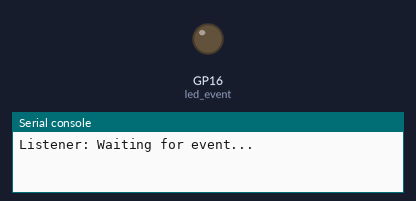
A program run on a simulated Raspberry Pi Pico running MicroPython. On the bench: output pins drawn as LEDs (lit = HIGH), the last lines printed to the serial console.

Above: at 2.5 s.
At 7.5 s:
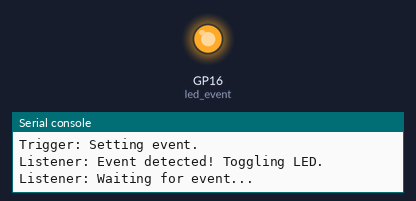
Timing chart, 0 to 13.0 s (numbered marks = the images above):
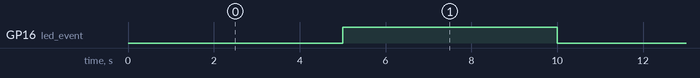

Measured:
- by itself, GP16 (led_event): alternates HIGH for 5.0 s and LOW for 5.0 s

The program:

S36_Event_Semaphones.py
```python
# File: main.py
# Author: Armstrong Subero
# Platform: Raspberry Pi Pico (RP2040) with MicroPython
# Program: S36_Event_Semaphore
# Interpreter: MicroPython (latest version)
# Program Version: 1.0
#
# Program Description: This program allows the Raspberry Pi Pico to
#                      demonstrate use of async and await simulate
#                      semaphore like control for event handling
#                      using eventflags
#
# Hardware Description: LEDs are connected via 1k resistors to GP16 and GP17
#
# Created: August 23rd, 2024, 11:59 AM
# Last Updated: August 23rd, 2024, 11:59 AM

import uasyncio as asyncio
from machine import Pin

# Define GPIO pins for LEDs
LED_EVENT = 16

# Set up the LED as an output pin
led_event = Pin(LED_EVENT, Pin.OUT)

# Create an event object
event = asyncio.Event()

async def event_listener():
    """Task that waits for an event to be triggered."""
    while True:
        print("Listener: Waiting for event...")
        await event.wait()  # Wait for the event to be set
        led_event.toggle()  # Toggle the LED when event is set
        print("Listener: Event detected! Toggling LED.")
        event.clear()  # Reset the event for the next iteration

async def event_trigger():
    """Task that triggers an event after a delay."""
    while True:
        await asyncio.sleep(5)  # Wait 5 seconds before triggering the event
        print("Trigger: Setting event.")
        event.set()  # Set the event to notify the listener

async def main():
    # Run both tasks concurrently
    await asyncio.gather(event_listener(), event_trigger())

# Run the main function
asyncio.run(main())
```
